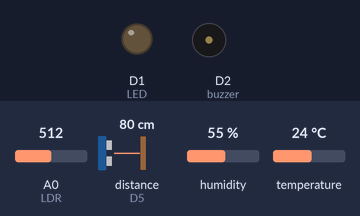
Bench run of a sketch on a simulated ESP8266 (NodeMCU). On the bench: output pins drawn as LEDs (lit = HIGH), buzzer (waves = sounding). Wiring (inferred from the names in the program): ultrasonic range finder: trigger D6; echo D5. The test bench sets the inputs (shaded band); at power-on: distance to the obstacle (sensor on D5) 80 cm, A0 (LDR) = 512, humidity 55 %, temperature 24 °C. The echo pulse lasts 58.3 µs per cm; WiFi joins after 1.5 s; servers stay silent unless stated; pins used as bus, display or sensor lines are not drawn.

Above: at 3.0 s.
3.1 s: distance to the obstacle (sensor on D5) set to 12 cm
5.0 s: distance to the obstacle (sensor on D5) set to 9 cm
At 6.2 s:
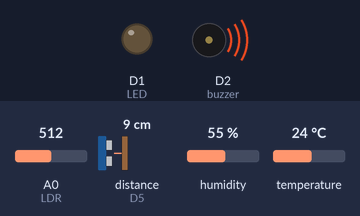
10.3 s: A0 (LDR) set to 784
13.8 s: A0 (LDR) set to 812
At 14.5 s:
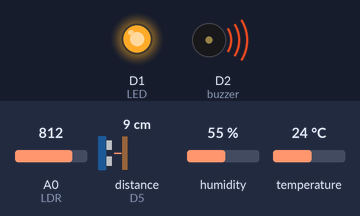
17.3 s: A0 (LDR) set to 790
At 18.5 s:
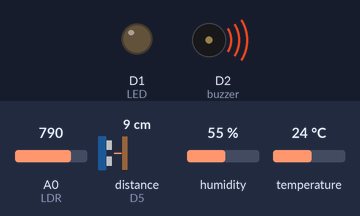
21.3 s: A0 (LDR) set to 810
At 22.3 s:
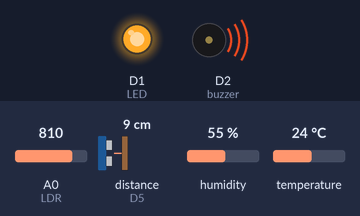
Timing chart, 0 to 26.3 s (numbered marks = the images above; inputs shaded):
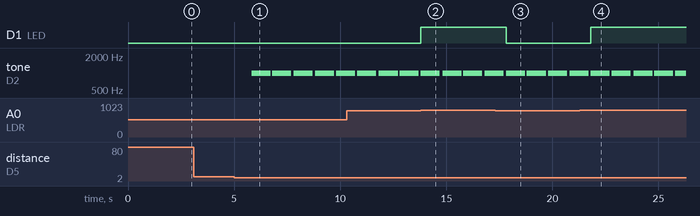

Measured:
- the behaviour switches between 11 and 10 cm on distance to the obstacle (sensor on D5) (found by bisection; images 0 and 1)
- the behaviour switches between 800 and 801 on A0 (LDR) (found by bisection; images 1 and 2)
- after the input at 3.1 s, every drawn part: stays the same
- after the input at 5.0 s, tone on D2 (buzzer): alternates 1000 Hz for 0.90 s and silent for 0.09 s, starting after 0.83 s
- after the input at 13.8 s, D1 (LED): LOW → HIGH at once
- after the input at 17.3 s, D1 (LED): HIGH → LOW after 0.53 s
- after the input at 21.3 s, D1 (LED): LOW → HIGH after 0.50 s

The sketch:

Blynk.ino
```cpp
#define BLYNK_PRINT Serial    // Comment this out to disable prints and save space
#include <SPI.h>
#include <ESP8266WiFi.h>
#include <BlynkSimpleEsp8266.h>
#include "SimpleTimer.h"
#include <DHT.h>
#include <DHT_U.h>

// You should get Auth Token in the Blynk App.
// Go to the Project Settings (nut icon).
#define BLYNK_TEMPLATE_ID "your_blynk_template_id_here"
#define BLYNK_DEVICE_NAME "Connected Greenhouse"
char auth[] = " "; //Enter the Auth code which was send by Blink

// Your WiFi credentials.
// Set password to "" for open networks.
char ssid[] = "Wifi hh";  //Enter your WIFI Name
char pass[] = "wahwah123";  //Enter your WIFI Password

#define DHTTYPE DHT11
#define DHTPIN D2        // Digital pin 4
#define LDR A0
#define LED 5   // composante diode électroluminescente sur la pin 9
#define trigPin D6 // Trigger Pin of Ultrasonic Sensor
#define echoPin D5 // Echo Pin of Ultrasonic Sensor
#define buzzer 4  // D2
boolean notifiedOn = true;
boolean notifiedOff = true;
boolean notifiedClose = true;
long duration;
int distance;

DHT dht(DHTPIN, DHTTYPE);
SimpleTimer timer;

// This function sends Arduino's up time every second to Virtual Pin (5).
// In the app, Widget's reading frequency should be set to PUSH. This means
// that you define how often to send data to Blynk App.
void sendSensors() {
  // DHT11
  float h = dht.readHumidity();
  float t = dht.readTemperature(); // or dht.readTemperature(true) for Fahrenheit
  if (isnan(h) || isnan(t)) {
    Serial.println("Failed to read from DHT sensor!");
    return;
  }

  // LDR
  int LDRvalue = analogRead(LDR);
  /*allume la LED */
  if (LDRvalue > 800) {
    digitalWrite(LED, HIGH);
    if ( notifiedOn) {
      Blynk.notify("It's too dark. The LED is turned on !");
      notifiedOn = false;
      notifiedOff = true;
    }
  }
  /* désactiver la LED */
  if (LDRvalue < 800) {
    digitalWrite(LED, LOW);
    if (notifiedOff) {
      Blynk.notify("Yaay... Sun is up. The LED is turned off !");
      notifiedOff = false;
      notifiedOn = true;
    }
  }

  // Ultrasonic Sensor
  /* Clears the trigPin condition */
  digitalWrite(trigPin, LOW);
  delayMicroseconds(2);
  // Sets the trigPin HIGH (ACTIVE) for 10 microseconds
  digitalWrite(trigPin, HIGH);
  delayMicroseconds(10);
  digitalWrite(trigPin, LOW);
  // Reads the echoPin, returns the sound wave travel time in microseconds
  duration = pulseIn(echoPin, HIGH);
  // Calculating the distance
  distance = duration * 0.034 / 2; // Speed of sound wave divided by 2 (go and back)
  // Send notification of approx
  if (distance < 10) {
    tone(buzzer, 1000, 900);
    if ( notifiedClose == true) {
      Blynk.notify("Someone is in the approximity of your greenhouse !!");
       notifiedClose = false;
    }
  }
  else if (distance > 50) {
    notifiedClose = true;
  }

  // You can send any value at any time
  // Please don't send more that 10 values per second.
  Blynk.virtualWrite(V5, h);  //V5 is for Humidity
  Blynk.virtualWrite(V6, t);  //V6 is for Temperature
  Blynk.virtualWrite(V7, distance);  //V7 is for distance
  Blynk.virtualWrite(V8, LDRvalue);   // V8 is for LDR value
}

void setup() {
  Serial.begin(9600); // See the connection status in Serial Monitor
  while (!Serial) {
    ; // wait for serial port to connect. Needed for native USB port only
  }
  Blynk.begin(auth, ssid, pass); //setting Blynk param

  dht.begin(); //setting DHT11 param

  pinMode(LDR, INPUT);  //setting LDR param
  pinMode(LED, OUTPUT);

  pinMode(trigPin, OUTPUT);  //setting Ultrasonic sensor param
  pinMode(echoPin, INPUT);

  pinMode(buzzer, OUTPUT);  // setting buzzer stuff

  // Setup a function to be called every second
  timer.setInterval(1000L, sendSensors);
}

void loop() {
  Blynk.run(); // Initiates Blynk
  timer.run(); // Initiates SimpleTimer
}

int microsecondsToCentimeters(long microseconds) {
  return microseconds / 29 / 2;
}
```
